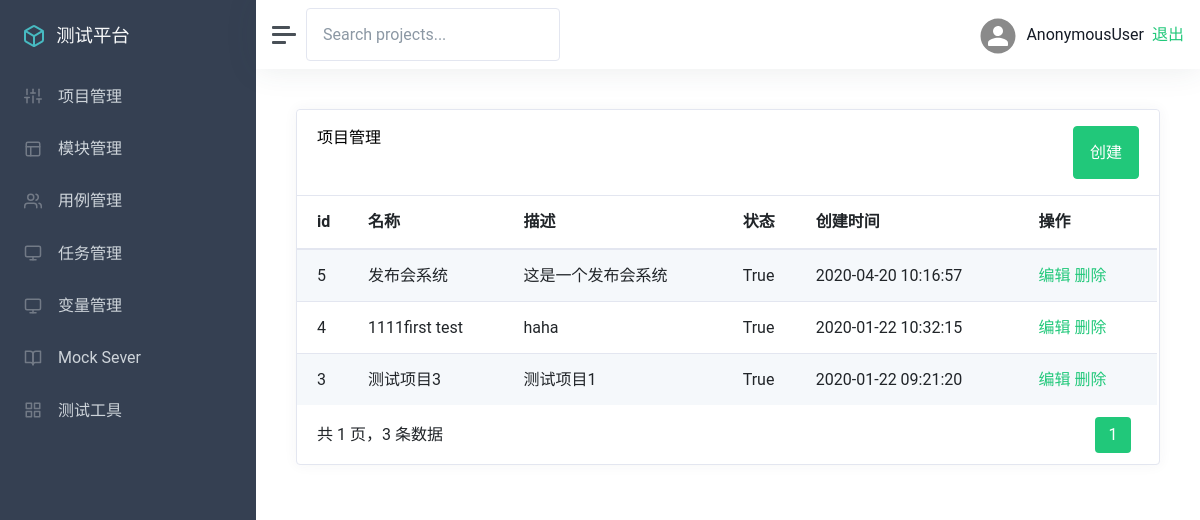
The page /manage/project_list/ on the database its author committed.
### app_manage/models.py (models this page shows, shortened)
class Project(models.Model):
    name = models.CharField("项目名称", max_length=100, default='')
    describe = models.TextField('描述', default='')
    status = models.BooleanField('状态', default=True)
    update_time = models.DateTimeField('更新时间', auto_now=True)
    create_time = models.DateTimeField('创建时间', auto_now_add=True)

### app_manage/views/project_views.py (the view)
# urls.py: path('project_list/', project_views.project_list),
def project_list(request):
    projectList = Project.objects.all().order_by('-create_time')
    p = Paginator(projectList, 5)
    page = request.GET.get('page', '')
    if page == '':
        page = 1
    try:
        projectList = p.page(page)
    except PageNotAnInteger:
        projectList = p.page(1)
    except EmptyPage:
        projectList = p.page(p.num_pages)
    return render(request, 'projects/list.html', {
        'projectList':projectList
    })

### templates/projects/list.html (shortened to what this page needs)
{% extends "manage.html" %}
{% block manage %}
<div class="card flex-fill">
    <div class="card-header">
        <h5 class="card-title mb-0" style="float:left">项目管理</h5>
        <button onclick="add()" type="button" class="btn btn-primary" style="float:right">创建</button>
    </div>
    <div id="datatables-dashboard-traffic_wrapper" class="dataTables_wrapper dt-bootstrap4 no-footer">
        <div class="row">
            <div class="col-sm-12">
                <table id="datatables-dashboard-traffic" class="table table-striped my-0 dataTable no-footer"
                    role="grid" aria-describedby="datatables-dashboard-traffic_info">
                    <thead>
                        <tr role="row">
                            <th>id</th>
                            <th>名称</th>
                            <th>描述</th>
                            <th>状态</th>
                            <th>创建时间</th>
                            <th>操作</th>
                        </tr>
                    </thead>
                    <tbody>
                        {% for p in projectList %}
                        <tr role="row" class="odd">
                            <td>{{ p.id }}</td>
                            <td>{{ p.name }}</td>
                            <td>{{ p.describe }}</td>
                            <td>{{ p.status }}</td>
                            <td>{{ p.create_time |date:"Y-m-d H:i:s"}}</td>
                            <td>
                                <a href="/manage/project_edit/{{p.id}}/">编辑</a>
                                <a href="/manage/project_delete/{{p.id}}/" id="delete-project-id">删除</a>
                            </td>
                        </tr>
                        {% endfor %}
                    </tbody>
                </table>
            </div>
        </div>
        <div class="row">
            <div class="col-sm-12 col-md-5">
                <div class="dataTables_info" id="datatables-dashboard-traffic_info" role="status" aria-live="polite">
                    共 {{ projectList.paginator.num_pages }} 页，{{ projectList.paginator.count }} 条数据
                </div>
            </div>
            <div class="col-sm-12 col-md-7">
                <div class="dataTables_paginate paging_simple_numbers" id="datatables-dashboard-traffic_paginate">
                    <ul class="pagination">
                        <li class="paginate_button page-item active">
                            <a href="#" aria-controls="datatables-dashboard-traffic" data-dt-idx="1" tabindex="0"
                                class="page-link">{{ projectList.number }}</a>
                        </li>
                    </ul>
                </div>
            </div>
        </div>
    </div>
</div>
{% endblock %}

### rows shown on the page
Project: id "5", name "发布会系统", describe "这是一个发布会系统", status "True", create_time "2020-04-20 10:16:57"
Project: id "4", name "1111first test", describe "haha", status "True", create_time "2020-01-22 10:32:15"
Project: id "3", name "测试项目3", describe "测试项目1", status "True", create_time "2020-01-22 09:21:20"

### other values the page prints
{{ user }} "AnonymousUser"
{{ projectList.paginator.num_pages }} "1"
{{ projectList.paginator.count }} "3"
{{ projectList.number }} "1"
